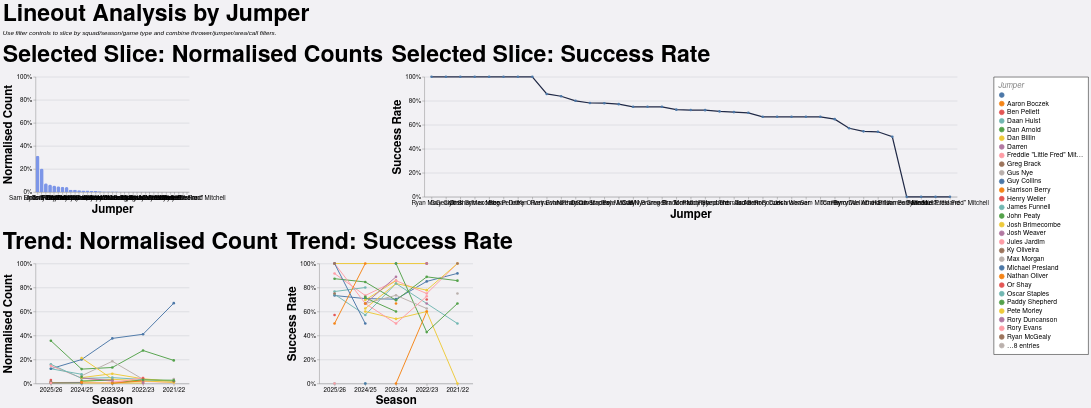

Vega-Lite specification for this chart:
### Vega-Lite specification from a JSON file in a GitHub repository (floating-point values rounded to 4 significant figures; data arrays with more than 128 entries replaced by an {"elided": "..."} marker saying what was removed)
{"config": {"axis": {"labelFont": "PT Sans Narrow, Helvetica Neue, Helvetica, Arial, sans-serif", "titleFont": "PT Sans Narrow, Helvetica Neue, Helvetica, Arial, sans-serif", "labelFontSize": 13, "titleFontSize": 24, "gridColor": "#202947", "gridOpacity": 0.2, "zindex": 1}, "text": {"font": "Lato, sans-serif"}, "bar": {"cornerRadiusEnd": 5}, "header": {"labelFont": "PT Sans Narrow, Helvetica Neue, Helvetica, Arial, sans-serif", "titleFont": "PT Sans Narrow, Helvetica Neue, Helvetica, Arial, sans-serif", "labelFontSize": 24, "titleFontSize": 28, "labelFontWeight": "bold", "orient": "left"}, "legend": {"labelFont": "PT Sans Narrow, Helvetica Neue, Helvetica, Arial, sans-serif", "titleFont": "PT Sans Narrow, Helvetica Neue, Helvetica, Arial, sans-serif", "labelFontSize": 14, "titleFontSize": 16, "titlePadding": 5, "fillColor": "white", "strokeColor": "black", "padding": 10, "titleFontWeight": "lighter", "titleFontStyle": "italic", "titleColor": "gray", "offset": 10}, "title": {"font": "PT Sans Narrow, Helvetica Neue, Helvetica, Arial, sans-serif", "fontSize": 48, "fontWeight": "bold", "anchor": "start", "align": "center", "titlePadding": 20, "subtitlePadding": 10, "subtitleFontSize": 13, "subtitleColor": "", "subtitleFontStyle": "italic", "offset": 15, "color": "black"}, "axisX": {"labelAngle": 0}, "facet": {"title": null, "header": null, "align": {"row": "each", "column": "each"}}, "resolve": {"scale": {"y": "independent", "facet": "independent"}}, "background": "#f2f1f4", "scale": {"offsetBandPaddingOuter": 0.2, "offsetBandPaddingInner": 0.1}, "view": {"stroke": null, "background": "transparent"}}, "vconcat": [{"hconcat": [{"mark": {"type": "bar", "color": "#7d96e8"}, "encoding": {"tooltip": [{"field": "jumper", "title": "Jumper", "type": "nominal"}, {"field": "attempts", "format": ",.0f", "title": "Lineouts", "type": "quantitative"}, {"field": "share", "format": ".1%", "title": "Normalised Count", "type": "quantitative"}], "x": {"field": "jumper", "sort": "-y", "title": "Jumper", "type": "nominal"}, "y": {"axis": {"format": "%"}, "field": "share", "scale": {"domain": [0, 1]}, "title": "Normalised Count", "type": "quantitative"}}, "height": 240, "title": "Selected Slice: Normalised Counts", "transform": [{"filter": "(loSquad == 'All' || datum.squad == loSquad) && (loGameType == 'All' || (loGameType == 'League + Cup' && (datum.game_type == 'League' || datum.game_type == 'Cup')) || (loGameType == 'League only' && datum.game_type == 'League') || datum.game_type == loGameType) && (loOpposition == 'All' || datum.opposition == loOpposition) && (loThrower == 'All' || datum.thrower == loThrower) && (loJumper == 'All' || datum.jumper == loJumper) && (loArea == 'All' || datum.area == loArea) && (loNumbers == 'All' || datum.numbers == loNumbers) && (loCall == 'All' || datum.call == loCall) && (loCallType == 'All' || datum.call_type == loCallType)"}, {"filter": "(loSeason == 'All' || datum.season == loSeason)"}, {"aggregate": [{"op": "count", "as": "attempts"}, {"op": "sum", "field": "won", "as": "won"}], "groupby": ["jumper"]}, {"joinaggregate": [{"op": "sum", "field": "attempts", "as": "total_attempts"}]}, {"calculate": "datum.attempts / datum.total_attempts", "as": "share"}, {"calculate": "datum.won / datum.attempts", "as": "success_rate"}], "width": 320}, {"mark": {"type": "line", "color": "#202946", "point": true, "strokeWidth": 2.5}, "encoding": {"tooltip": [{"field": "jumper", "title": "Jumper", "type": "nominal"}, {"field": "won", "format": ",.0f", "title": "Won", "type": "quantitative"}, {"field": "attempts", "format": ",.0f", "title": "Lineouts", "type": "quantitative"}, {"field": "success_rate", "format": ".1%", "title": "Success Rate", "type": "quantitative"}], "x": {"field": "jumper", "sort": "-y", "title": "Jumper", "type": "nominal"}, "y": {"axis": {"format": "%"}, "field": "success_rate", "scale": {"domain": [0, 1]}, "title": "Success Rate", "type": "quantitative"}}, "height": 250, "title": "Selected Slice: Success Rate", "transform": [{"filter": "(loSquad == 'All' || datum.squad == loSquad) && (loGameType == 'All' || (loGameType == 'League + Cup' && (datum.game_type == 'League' || datum.game_type == 'Cup')) || (loGameType == 'League only' && datum.game_type == 'League') || datum.game_type == loGameType) && (loOpposition == 'All' || datum.opposition == loOpposition) && (loThrower == 'All' || datum.thrower == loThrower) && (loJumper == 'All' || datum.jumper == loJumper) && (loArea == 'All' || datum.area == loArea) && (loNumbers == 'All' || datum.numbers == loNumbers) && (loCall == 'All' || datum.call == loCall) && (loCallType == 'All' || datum.call_type == loCallType)"}, {"filter": "(loSeason == 'All' || datum.season == loSeason)"}, {"aggregate": [{"op": "count", "as": "attempts"}, {"op": "sum", "field": "won", "as": "won"}], "groupby": ["jumper"]}, {"joinaggregate": [{"op": "sum", "field": "attempts", "as": "total_attempts"}]}, {"calculate": "datum.attempts / datum.total_attempts", "as": "share"}, {"calculate": "datum.won / datum.attempts", "as": "success_rate"}], "width": {"step": 30}}], "spacing": 16}, {"hconcat": [{"mark": {"type": "line", "point": true, "strokeWidth": 2}, "encoding": {"color": {"field": "jumper", "title": "Jumper", "type": "nominal"}, "tooltip": [{"field": "season", "title": "Season", "type": "nominal"}, {"field": "jumper", "title": "Jumper", "type": "nominal"}, {"field": "attempts", "format": ",.0f", "title": "Lineouts", "type": "quantitative"}, {"field": "norm_count", "format": ".1%", "title": "Normalised Count", "type": "quantitative"}], "x": {"field": "season", "sort": "-x", "title": "Season", "type": "nominal"}, "y": {"axis": {"format": "%"}, "field": "norm_count", "scale": {"domain": [0, 1]}, "title": "Normalised Count", "type": "quantitative"}}, "height": 250, "title": "Trend: Normalised Count", "transform": [{"filter": "(loSquad == 'All' || datum.squad == loSquad) && (loGameType == 'All' || (loGameType == 'League + Cup' && (datum.game_type == 'League' || datum.game_type == 'Cup')) || (loGameType == 'League only' && datum.game_type == 'League') || datum.game_type == loGameType) && (loOpposition == 'All' || datum.opposition == loOpposition) && (loThrower == 'All' || datum.thrower == loThrower) && (loJumper == 'All' || datum.jumper == loJumper) && (loArea == 'All' || datum.area == loArea) && (loNumbers == 'All' || datum.numbers == loNumbers) && (loCall == 'All' || datum.call == loCall) && (loCallType == 'All' || datum.call_type == loCallType)"}, {"aggregate": [{"op": "count", "as": "attempts"}, {"op": "sum", "field": "won", "as": "won"}], "groupby": ["season", "jumper"]}, {"joinaggregate": [{"op": "sum", "field": "attempts", "as": "season_attempts"}], "groupby": ["season"]}, {"calculate": "datum.attempts / datum.season_attempts", "as": "norm_count"}, {"calculate": "datum.won / datum.attempts", "as": "success_rate"}], "width": 320}, {"mark": {"type": "line", "point": true, "strokeWidth": 2}, "encoding": {"color": {"field": "jumper", "title": "Jumper", "type": "nominal"}, "tooltip": [{"field": "season", "title": "Season", "type": "nominal"}, {"field": "jumper", "title": "Jumper", "type": "nominal"}, {"field": "won", "format": ",.0f", "title": "Won", "type": "quantitative"}, {"field": "attempts", "format": ",.0f", "title": "Lineouts", "type": "quantitative"}, {"field": "success_rate", "format": ".1%", "title": "Success Rate", "type": "quantitative"}], "x": {"field": "season", "sort": "-x", "title": "Season", "type": "nominal"}, "y": {"axis": {"format": "%"}, "field": "success_rate", "scale": {"domain": [0, 1]}, "title": "Success Rate", "type": "quantitative"}}, "height": 250, "title": "Trend: Success Rate", "transform": [{"filter": "(loSquad == 'All' || datum.squad == loSquad) && (loGameType == 'All' || (loGameType == 'League + Cup' && (datum.game_type == 'League' || datum.game_type == 'Cup')) || (loGameType == 'League only' && datum.game_type == 'League') || datum.game_type == loGameType) && (loOpposition == 'All' || datum.opposition == loOpposition) && (loThrower == 'All' || datum.thrower == loThrower) && (loJumper == 'All' || datum.jumper == loJumper) && (loArea == 'All' || datum.area == loArea) && (loNumbers == 'All' || datum.numbers == loNumbers) && (loCall == 'All' || datum.call == loCall) && (loCallType == 'All' || datum.call_type == loCallType)"}, {"aggregate": [{"op": "count", "as": "attempts"}, {"op": "sum", "field": "won", "as": "won"}], "groupby": ["season", "jumper"]}, {"joinaggregate": [{"op": "sum", "field": "attempts", "as": "season_attempts"}], "groupby": ["season"]}, {"calculate": "datum.attempts / datum.season_attempts", "as": "norm_count"}, {"calculate": "datum.won / datum.attempts", "as": "success_rate"}], "width": 320}], "spacing": 16}], "data": {"name": "data-e83ea88e487ae484029b5fe5c4083f37"}, "params": [{"name": "loSquad", "value": "All"}, {"name": "loSeason", "value": "All"}, {"name": "loGameType", "value": "All"}, {"name": "loOpposition", "value": "All"}, {"name": "loThrower", "value": "All"}, {"name": "loJumper", "value": "All"}, {"name": "loArea", "value": "All"}, {"name": "loNumbers", "value": "All"}, {"name": "loCall", "value": "All"}, {"name": "loCallType", "value": "All"}], "spacing": 22, "title": {"text": "Lineout Analysis by Jumper", "subtitle": "Use filter controls to slice by squad/season/game type and combine thrower/jumper/area/call filters."}, "$schema": "https://vega.github.io/schema/vega-lite/v5.20.1.json", "datasets": {"data-e83ea88e487ae484029b5fe5c4083f37": {"elided": "1274 records"}}}
